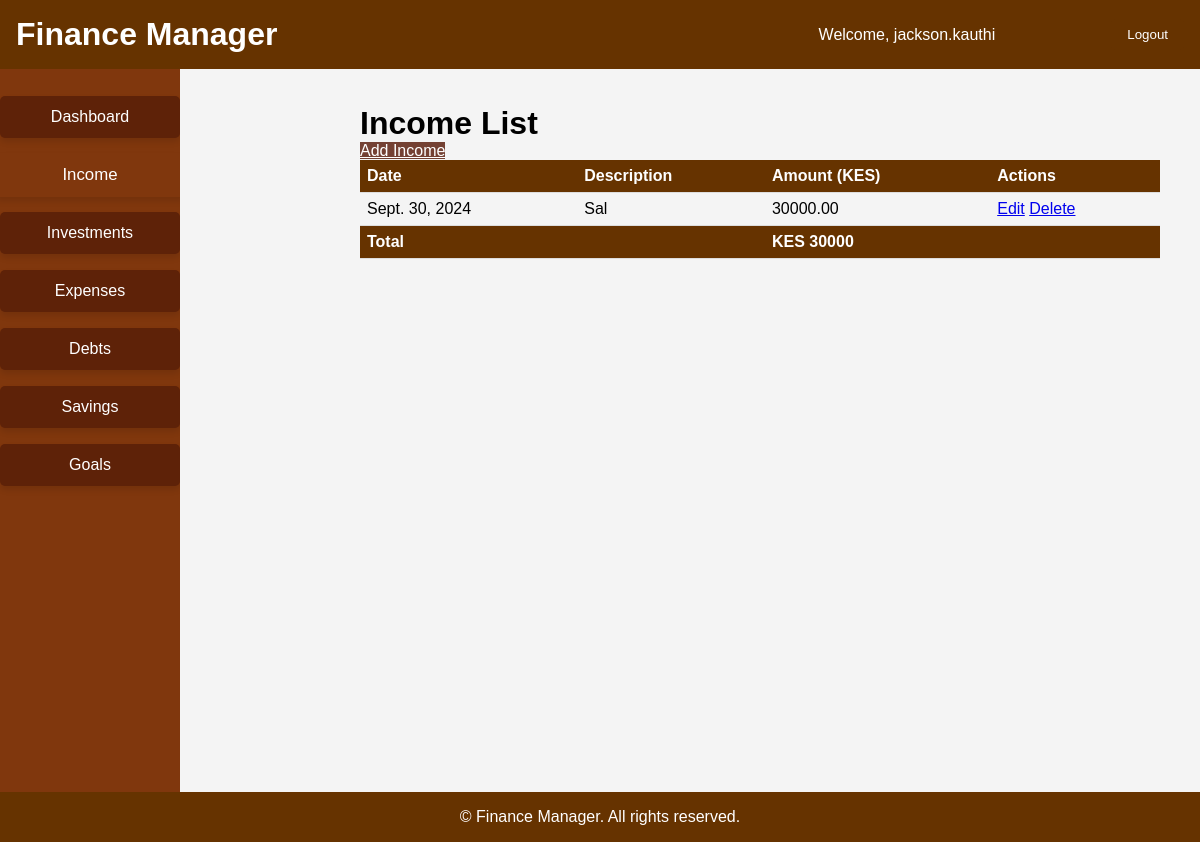
The page /income/income_list/ (signed in) on the database as committed earlier.
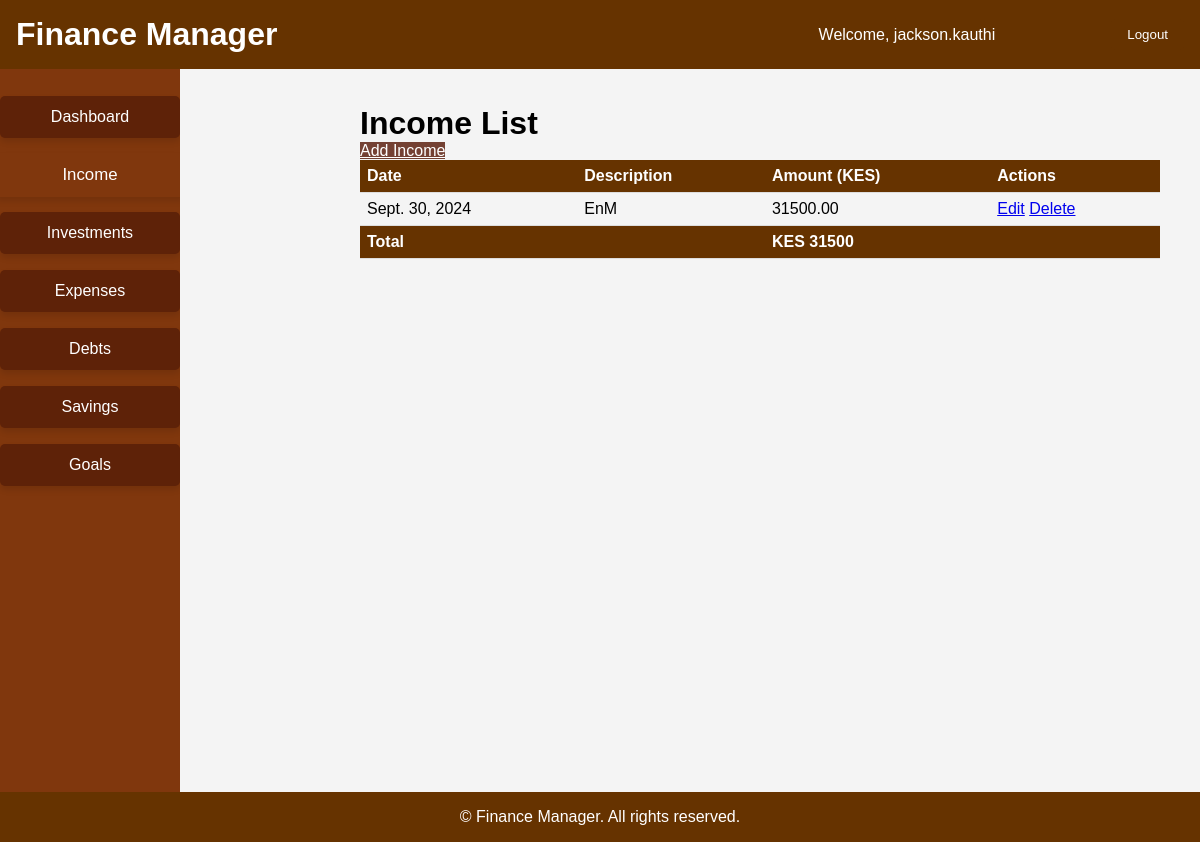
The same page on the database as committed later.
### income/models.py (models this page shows, shortened)
class Income(models.Model):
    CATEGORY_CHOICES = [
        ('Salary', 'Salary/Wages'),
        ('Bonus', 'Bonuses'),
        ('Interest', 'Interest Income'),
        ('Dividend', 'Dividends'),
        ('Rental', 'Rental Income'),
        ('Freelance', 'Freelance/Gig Income'),
        ('Other', 'Other Income Sources'),
    ]
    user = models.ForeignKey(User, on_delete=models.CASCADE)
    amount = models.DecimalField(max_digits=10, decimal_places=2)
    date = models.DateField()
    category = models.CharField(max_length=50, choices=CATEGORY_CHOICES)
    description = models.TextField(blank=True, null=True)

### income/views.py (the view)
# urls.py: path('income_list/', views.income_list, name='income_list'),
@login_required
def income_list(request):
    incomes = Income.objects.filter(user=request.user)
    total_income = incomes.aggregate(Sum('amount'))['amount__sum'] or 0
    context = {
        'incomes': incomes,
        'total_income': total_income,
    }
    return render(request, 'income/income_list.html', context)

### templates/income/income_list.html (shortened to what this page needs)
{% extends 'base.html' %}
{% load static %}
{% block content %}
<link rel="stylesheet" href="{% static 'css/styles.css' %}">
<div class="main-container">
    <h1>Income List</h1>
    <a href="{% url 'add_income' %}" class="btn btn-primary add-button">Add Income</a>
    <table class="list-table">
        <thead>
            <tr>
                <th>Date</th>
                <th>Description</th>
                <th>Amount (KES)</th>
                <th>Actions</th>
            </tr>
        </thead>
        <tbody>
            {% for income in incomes %}
            <tr>
                <td>{{ income.date }}</td>
                <td>{{ income.description }}</td>
                <td>{{ income.amount }}</td>
                <td>
                    <a href="{% url 'update_income' income.id %}" class="btn btn-warning btn-sm">Edit</a>
                    <a href="{% url 'delete_income' income.id %}" class="btn btn-danger btn-sm" onclick="return confirm('Are you sure you want to delete this income?');">Delete</a>
                </td>
            </tr>
            {% empty %}
            <tr>
                <td colspan="4">No income records available.</td>
            </tr>
            {% endfor %}
        </tbody>
        <tfoot>
            <tr>
                <th colspan="2">Total</th>
                <th>KES {{ total_income }}</th>
                <th></th>
            </tr>
        </tfoot>
    </table>
</div>
{% endblock %}

Rows that differ between the two databases and show on the page:
changed Income: description "Sal" → "EnM"; amount "30000.00" → "31500.00"
Other text that changed with them:
{{ total_income }}: "30000" → "31500"
